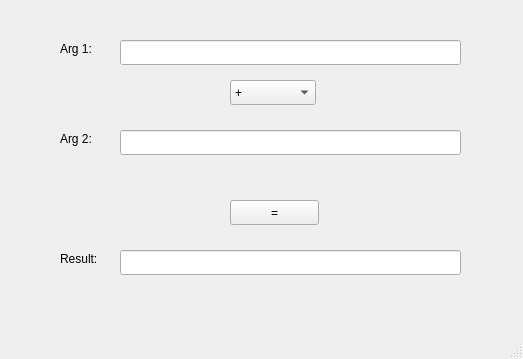
<?xml version="1.0" encoding="UTF-8"?>
<ui version="4.0">
 <class>MainWindow</class>
 <widget class="QMainWindow" name="MainWindow">
  <property name="geometry">
   <rect>
    <x>0</x>
    <y>0</y>
    <width>523</width>
    <height>359</height>
   </rect>
  </property>
  <property name="windowTitle">
   <string>Calculator</string>
  </property>
  <widget class="QWidget" name="centralwidget">
   <widget class="QPushButton" name="equalsButton">
    <property name="geometry">
     <rect>
      <x>230</x>
      <y>200</y>
      <width>89</width>
      <height>25</height>
     </rect>
    </property>
    <property name="text">
     <string>=</string>
    </property>
   </widget>
   <widget class="QLineEdit" name="lineArg1">
    <property name="geometry">
     <rect>
      <x>120</x>
      <y>40</y>
      <width>341</width>
      <height>25</height>
     </rect>
    </property>
    <property name="contextMenuPolicy">
     <enum>Qt::NoContextMenu</enum>
    </property>
   </widget>
   <widget class="QLabel" name="label">
    <property name="geometry">
     <rect>
      <x>60</x>
      <y>40</y>
      <width>67</width>
      <height>17</height>
     </rect>
    </property>
    <property name="text">
     <string>Arg 1:</string>
    </property>
   </widget>
   <widget class="QLabel" name="label_2">
    <property name="geometry">
     <rect>
      <x>60</x>
      <y>130</y>
      <width>67</width>
      <height>17</height>
     </rect>
    </property>
    <property name="text">
     <string>Arg 2:</string>
    </property>
   </widget>
   <widget class="QLineEdit" name="lineArg2">
    <property name="geometry">
     <rect>
      <x>120</x>
      <y>130</y>
      <width>341</width>
      <height>25</height>
     </rect>
    </property>
   </widget>
   <widget class="QLineEdit" name="lineResult">
    <property name="geometry">
     <rect>
      <x>120</x>
      <y>250</y>
      <width>341</width>
      <height>25</height>
     </rect>
    </property>
    <property name="readOnly">
     <bool>true</bool>
    </property>
   </widget>
   <widget class="QLabel" name="label_3">
    <property name="geometry">
     <rect>
      <x>60</x>
      <y>250</y>
      <width>67</width>
      <height>17</height>
     </rect>
    </property>
    <property name="text">
     <string>Result:</string>
    </property>
   </widget>
   <widget class="QComboBox" name="comboBox">
    <property name="geometry">
     <rect>
      <x>230</x>
      <y>80</y>
      <width>86</width>
      <height>25</height>
     </rect>
    </property>
    <item>
     <property name="text">
      <string>+</string>
     </property>
    </item>
    <item>
     <property name="text">
      <string>-</string>
     </property>
    </item>
    <item>
     <property name="text">
      <string>*</string>
     </property>
    </item>
    <item>
     <property name="text">
      <string>/</string>
     </property>
    </item>
   </widget>
  </widget>
  <widget class="QMenuBar" name="menubar">
   <property name="geometry">
    <rect>
     <x>0</x>
     <y>0</y>
     <width>523</width>
     <height>22</height>
    </rect>
   </property>
  </widget>
  <widget class="QStatusBar" name="statusbar"/>
 </widget>
 <resources/>
 <connections/>
</ui>
